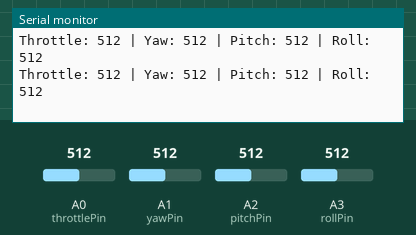
The sketch below on a simulated Arduino Uno, built with avr-gcc and run on an emulated ATmega328P. On the bench: the last lines printed to the serial monitor. The test bench sets the inputs (shaded band); at power-on: A0 (throttlePin) = 512, A1 (yawPin) = 512, A2 (pitchPin) = 512, A3 (rollPin) = 512. No radio packets arrive unless stated.

Above: at 1.2 s.
1.3 s: A0 (throttlePin) set to 62
At 1.4 s:
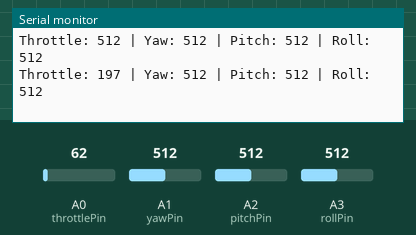
2.8 s: A0 (throttlePin) set to 56
At 2.81 s:
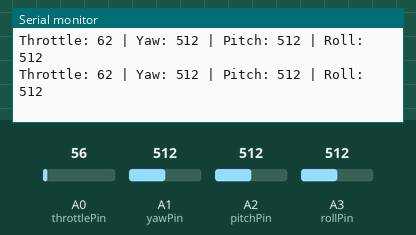
Timing chart, 0 to 5.8 s (numbered marks = the images above; inputs shaded):
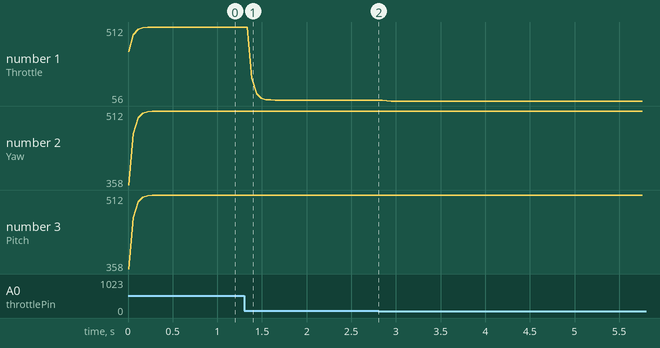

The sketch:

transmitter.ino
```cpp
#include <SPI.h>
#include <RF24.h>

// === Joystick Pins ===
const int throttlePin = A0;
const int yawPin      = A1;
const int pitchPin    = A2;
const int rollPin     = A3;

// === NRF24L01 Pins ===
RF24 radio(7, 10);
const byte address[6] = "00001";

// === Data Structures ===
struct DataPacket {
  int throttle;
  int yaw;
  int pitch;
  int roll;
};
DataPacket data;

// === Smoothing Variables ===
float smoothThrottle = 0, smoothYaw = 0, smoothPitch = 0, smoothRoll = 0;
float alpha = 0.7;

int applyFilter(float &prev, int current) {
  prev = alpha * current + (1 - alpha) * prev;
  return (int)prev;
}

void setup() {
  Serial.begin(9600);
  radio.begin();
  radio.openWritingPipe(address);
  radio.setPALevel(RF24_PA_HIGH);
  radio.stopListening(); // Transmitter mode
}

void loop() {
  // === 1. Read and Filter Joystick Inputs ===
  int rawThrottle = analogRead(throttlePin);
  int rawYaw      = analogRead(yawPin);
  int rawPitch    = analogRead(pitchPin);
  int rawRoll     = analogRead(rollPin);

  data.throttle = applyFilter(smoothThrottle, rawThrottle);
  data.yaw      = applyFilter(smoothYaw, rawYaw);
  data.pitch    = applyFilter(smoothPitch, rawPitch);
  data.roll     = applyFilter(smoothRoll, rawRoll);

  // === 2. Send Joystick Data ===
  bool success = radio.write(&data, sizeof(DataPacket));

  // === 3. Optional Debug Output ===
  Serial.print("Throttle: "); Serial.print(data.throttle);
  Serial.print(" | Yaw: "); Serial.print(data.yaw);
  Serial.print(" | Pitch: "); Serial.print(data.pitch);
  Serial.print(" | Roll: "); Serial.println(data.roll);

  delay(20);
}
```

Measured:
- after the input at 1.3 s, the serial monitor: prints a new line after 0.09 s (image 1)
- plotted number 1: 512 → 62 after the input at 1.3 s, 62 → 56 after the input at 2.8 s
